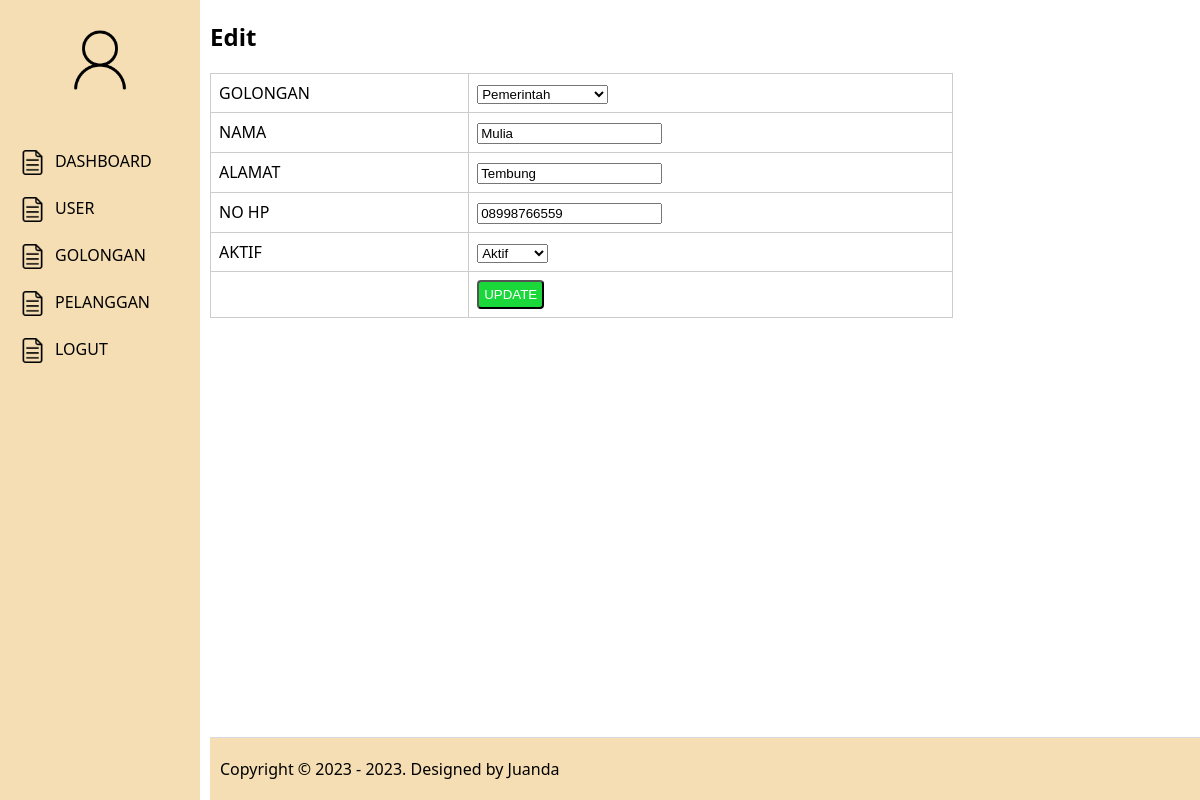
The app's page /pelanggan/edit/12 (signed in) with its own data.
### tables this page shows
CREATE TABLE `tb_pelanggan` (
  `pel_id` int(11) NOT NULL,
  `pel_id_gol` tinyint(3) DEFAULT NULL,
  `pel_no` varchar(20) DEFAULT NULL,
  `pel_nama` varchar(50) DEFAULT NULL,
  `pel_alamat` text DEFAULT NULL,
  `pel_hp` varchar(20) DEFAULT NULL,
  `pel_ktp` varchar(50) DEFAULT NULL,
  `pel_seri` varchar(50) DEFAULT NULL,
  `pel_meteran` int(11) DEFAULT NULL,
  `pel_aktif` enum('Y','N') DEFAULT NULL,
  `pel_id_user` int(11) DEFAULT NULL,
  `created_at` timestamp NOT NULL DEFAULT current_timestamp(),
  `updated_at` datetime DEFAULT NULL
);

### app/core/Controller.php (called while the page is built, shortened)
<?php
class Controller
{
	public function dashboard($view, $data = [])
	{
		require_once ROOT . "layouts/dashboard.php";
	}
}

### app/controllers/Pelanggan.php (called while the page is built, shortened)
<?php
class Pelanggan extends Controller
{
     public object $model;
     public object $golonganModel;
     public function __construct()
     {
          $this->model = new \App\Models\Pelanggan();
          $this->golonganModel = new \App\Models\Golongan();
     }
     public function edit($id)
     {
          $data['row'] = $this->model->edit($id);
          $data["rows"]        = $this->golonganModel->show();
          $this->dashboard('pelanggan/edit', $data);
     }
}

### index.php (called while the page is built, shortened)
<?php
new App\Core\Bootstrap();

### app/core/Model.php (called while the page is built, shortened)
<?php
class Model {
	public function __construct()
	{
		try {
			$this->db = new PDO("mysql:host=localhost;dbname=db_pln2", "root", "");
		} catch (\Exception $e) {
			die("error! " . $e->getMessage());
		}
	}
}

### app/models/Golongan.php (called while the page is built, shortened)
<?php
class Golongan extends Model
{
     public function show()
     {
          $query = "SELECT * FROM tb_golongan";
          $stmt = $this->db->prepare($query);
          $stmt->execute();
          return $this->selects($stmt);
     }
}

### app/models/Pelanggan.php (called while the page is built, shortened)
<?php
class Pelanggan extends Model
{
     public function edit($id)
     {
          $query = "SELECT * FROM tb_pelanggan WHERE pel_id=:pel_id";
          $stmt = $this->db->prepare($query);
          $stmt->bindParam(":pel_id", $id);
          $stmt->execute();
          return $this->select($stmt);
     }
}

### app/views/pelanggan/edit.php (the view, shortened to what this page needs)
<!DOCTYPE html>
<html lang="en">
<head>
</head>
<h2>Edit
</h2>
<form action="<?php echo URL; ?>/pelanggan/update" method="post">
    <table>
        <tr>
            <td>GOLONGAN</td>
            <td>
                <select name="gol_id" id="gol_id">
                    <?php
                    foreach ($data["rows"] as $row) :
                    ?>
                        <option value="<?php echo $row['gol_id'] ?>">
                            <?php echo $row['gol_nama'] ?>
                        </option>
                    <?php endforeach; ?>
                </select>
            </td>
        </tr>
        <tr>
            <td>NAMA</td>
            <td><input type="text" name="pel_nama" value="<?php echo $data['row']['pel_nama']; ?>" required></td>
        </tr>
        <tr>
            <td>ALAMAT</td>
            <td><input type="text" name="pel_alamat" value="<?php echo $data['row']['pel_alamat']; ?>" required></td>
        </tr>
        <tr>
            <td>NO HP</td>
            <td><input type="text" name="pel_hp" value="<?php echo $data['row']['pel_hp']; ?>" required></td>
        </tr>
        <tr>
            <td>AKTIF</td>
            <td>
                <select name="pel_aktif" id="pel_aktif">
                    <option value="Y">Aktif</option>
                </select>
            </td>
        </tr>
        <tr>
            <td></td>
            <td><input type="submit" name="btn_update" value="UPDATE" class="btn"></td>
        </tr>
    </table>
</form>

### layouts/assets/css/style.css (style rules this page uses)
body { font-family: "Segoe UI", Tahoma, Geneva, Verdana, sans-serif; margin: 0; }
table { margin-top: 20px !important; border: 1px solid #cccccc; border-collapse: collapse; width: 100%; }
table td { border: 1px solid #cccccc; padding: 8px; }
.btn { background-color: #1ad83a; border-radius: 4px; color: #ffffff; padding: 5px; }

### records on screen
tb_pelanggan: pel_nama "Mulia", pel_alamat "Tembung", pel_hp "08998766559"

### other values on screen
form field gol_id "Pemerintah"
